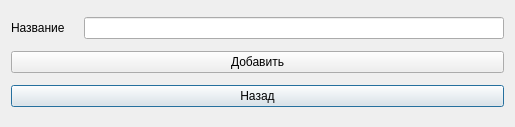
<?xml version="1.0" encoding="UTF-8"?>
<ui version="4.0">
 <class>addDish</class>
 <widget class="QDialog" name="addDish">
  <property name="geometry">
   <rect>
    <x>0</x>
    <y>0</y>
    <width>515</width>
    <height>127</height>
   </rect>
  </property>
  <property name="windowTitle">
   <string>Dialog</string>
  </property>
  <layout class="QGridLayout" name="gridLayout">
   <item row="2" column="0">
    <widget class="QPushButton" name="cancelButton">
     <property name="text">
      <string>Назад</string>
     </property>
    </widget>
   </item>
   <item row="1" column="0">
    <widget class="QPushButton" name="addButton">
     <property name="text">
      <string>Добавить</string>
     </property>
    </widget>
   </item>
   <item row="0" column="0">
    <layout class="QHBoxLayout" name="horizontalLayout">
     <item>
      <widget class="QLabel" name="name">
       <property name="text">
        <string>Название</string>
       </property>
      </widget>
     </item>
     <item>
      <widget class="QLabel" name="price">
       <property name="text">
        <string/>
       </property>
      </widget>
     </item>
     <item>
      <widget class="QLineEdit" name="dishName">
       <property name="text">
        <string/>
       </property>
      </widget>
     </item>
    </layout>
   </item>
  </layout>
 </widget>
 <resources/>
 <connections/>
</ui>
